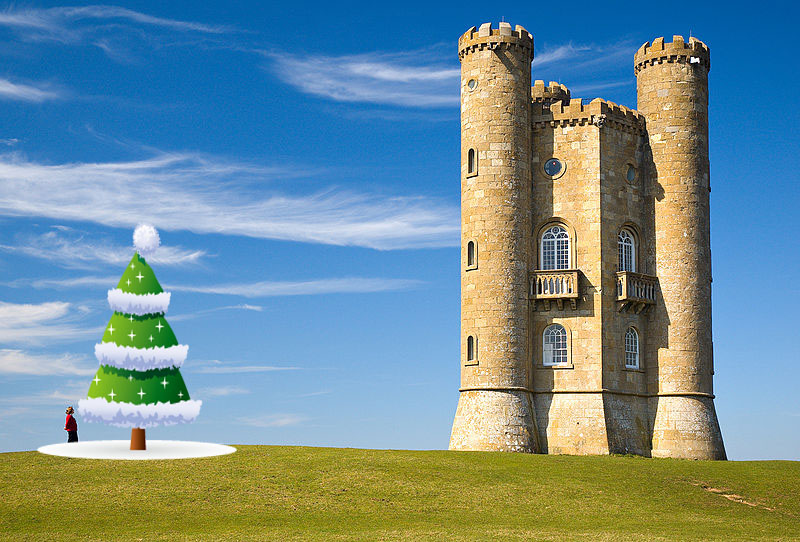
%> input picture CourseDesign/1.jpg, 800 x 542 px
$ octave --eval "result = lbp(imread('CourseDesign/1.jpg'));"   (GNU Octave 9; MATLAB toolbox functions it lacks are replaced by stand-ins)
%> lines starting %> are read from the running program, lines starting %| are printed output that depends on the picture
function lbpI = lbp(I)
I = imresize(I,[256 256]);
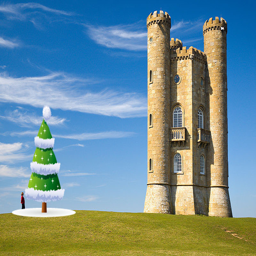
%> I: size 256x256x3 uint8; mean R, G, B 112.8, 142.7, 149.2
[m,n,h] = size(I);
%> m = 256; n = 256; h = 3
if h==3
    I = rgb2gray(I);
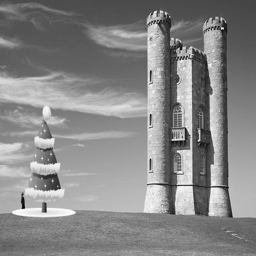
%> I: size 256x256 uint8; min 0, max 255, mean 134.5
end
lbpI = uint8(zeros([m n]));
for i = 2:m-1
    for j = 2:n-1
        neighbor = [I(i-1,j-1) I(i-1,j) I(i-1,j+1) I(i,j+1) I(i+1,j+1) I(i+1,j) I(i+1,j-1) I(i,j-1)] > I(i,j);
        pixel = 0;
        for k = 1:8
            pixel = pixel + neighbor(1,k) * bitshift(1,8-k);
        end
        lbpI(i,j) = uint8(pixel);
    end
end
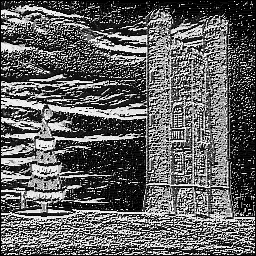
%> lbpI: size 256x256 uint8; min 0, max 255, mean 96.7

$ run again, on CourseDesign/face1.jpg
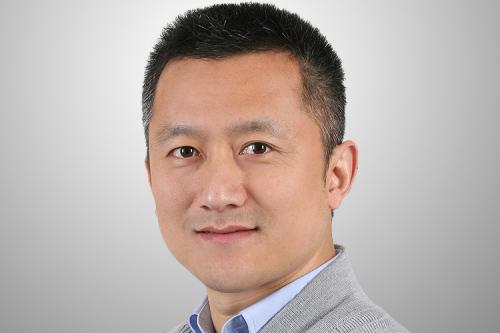
%> input picture CourseDesign/face1.jpg, 500 x 333 px
%> in lbp, `I = rgb2gray(I);`:
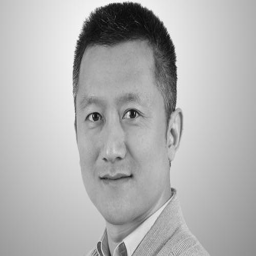
%> I: size 256x256 uint8; min 9, max 250, mean 177.5
%> after the loop in lbp, `for i = 2:m-1`:
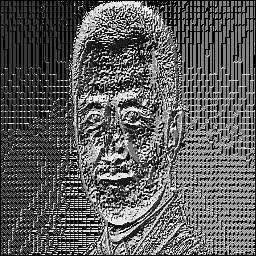
%> lbpI: size 256x256 uint8; min 0, max 255, mean 92.3
